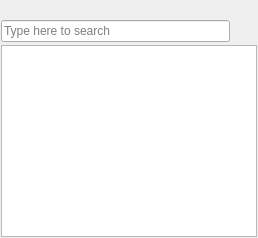
  <widget class="QDockWidget" name="dockSceneTree">
   <property name="windowTitle">
    <string>Scene Tree</string>
   </property>
   <property name="layoutTags" stdset="0">
    <stringlist>
     <string>history</string>
     <string>default</string>
    </stringlist>
   </property>
   <attribute name="dockWidgetArea">
    <number>1</number>
   </attribute>
   <widget class="QWidget" name="dockSceneTreeContent">
    <layout class="QVBoxLayout" name="verticalLayout_9">
     <property name="spacing">
      <number>2</number>
     </property>
     <property name="leftMargin">
      <number>1</number>
     </property>
     <property name="topMargin">
      <number>1</number>
     </property>
     <property name="rightMargin">
      <number>1</number>
     </property>
     <property name="bottomMargin">
      <number>1</number>
     </property>
     <item>
      <widget class="QToolBar" name="scenegraphToolBar">
       <property name="layoutDirection">
        <enum>Qt::LeftToRight</enum>
       </property>
       <property name="iconSize">
        <size>
         <width>16</width>
         <height>16</height>
        </size>
       </property>
       <property name="toolButtonStyle">
        <enum>Qt::ToolButtonIconOnly</enum>
       </property>
       <property name="floatable">
        <bool>true</bool>
       </property>
       <addaction name="actionAddNewEntity"/>
       <addaction name="actionRemoveEntity"/>
       <addaction name="actionExpandSceneTree"/>
       <addaction name="actionCollapseSceneTree"/>
      </widget>
     </item>
     <item>
      <widget class="QFrame" name="frame_5">
       <layout class="QHBoxLayout" name="horizontalLayout">
        <property name="spacing">
         <number>3</number>
        </property>
        <property name="leftMargin">
         <number>0</number>
        </property>
        <property name="topMargin">
         <number>0</number>
        </property>
        <property name="rightMargin">
         <number>0</number>
        </property>
        <property name="bottomMargin">
         <number>0</number>
        </property>
        <item>
         <widget class="QLineEdit" name="sceneTreeFilterEdit">
          <property name="placeholderText">
           <string>Type here to search</string>
          </property>
         </widget>
        </item>
        <item>
         <widget class="QToolButton" name="sceneTreeFilterClear">
          <property name="text">
           <string/>
          </property>
          <property name="icon">
           <iconset>
            <normaloff>:/QtTools/Icons/close-10.png</normaloff>:/QtTools/Icons/close-10.png</iconset>
          </property>
          <property name="autoRaise">
           <bool>true</bool>
          </property>
         </widget>
        </item>
       </layout>
      </widget>
     </item>
     <item>
      <widget class="SceneTree" name="sceneTree">
       <property name="editTriggers">
        <set>QAbstractItemView::NoEditTriggers</set>
       </property>
       <property name="selectionMode">
        <enum>QAbstractItemView::ExtendedSelection</enum>
       </property>
       <property name="uniformRowHeights">
        <bool>true</bool>
       </property>
       <property name="expandsOnDoubleClick">
        <bool>false</bool>
       </property>
      </widget>
     </item>
    </layout>
   </widget>
  </widget>
